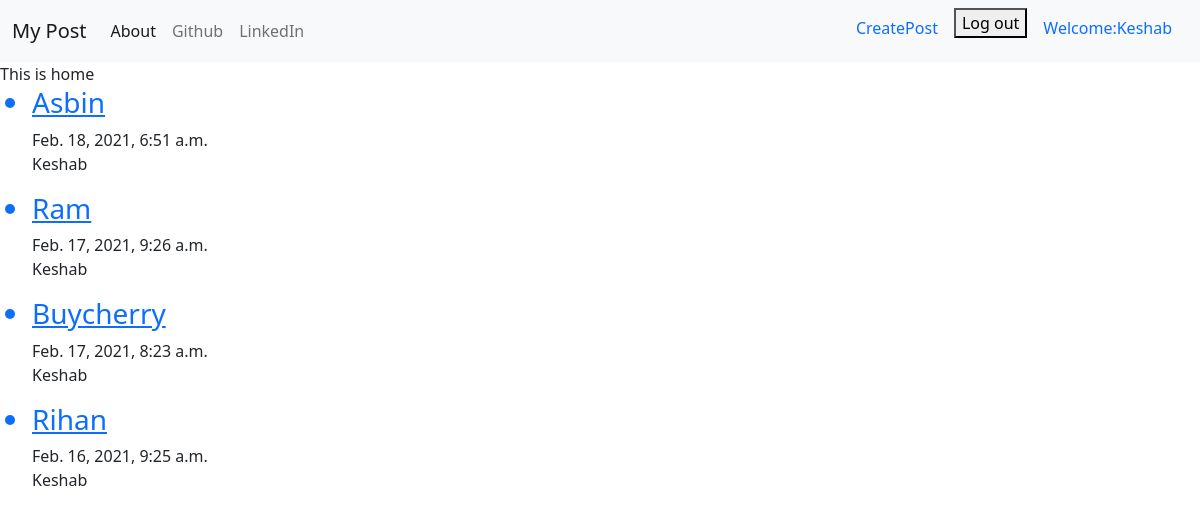
The app's page / (signed in) with its own data.
### blog/models.py (models this page shows, shortened)
class Post(models.Model):
    title = models.CharField(max_length=200)
    text = models.TextField()
    created_date = models.DateTimeField(default=timezone.now)
    published_date=models.DateTimeField(null=True)
    auther= models.ForeignKey(User,on_delete=models.CASCADE)

### blog/views.py (the view)
# urls.py: 2. Add a URL to urlpatterns:  path('', views.home, name='home')
def home(request):
    post=Post.objects.order_by('-created_date')
    return render(request,'blog/home.html',{'post':post})

### blog/templates/blog/home.html
{% extends 'blog/base.html' %}
{% block content %}
This is home
{% for posts in post %}
<ul><a href="{% url 'viewpost' posts.id %}">
<h3><li>{{posts.title}}
</li></h3></a>
{{posts.created_date}}<br>
{{posts.auther}}
</ul>
{% endfor %}
{% endblock  %}

### blog/templates/blog/base.html (shortened to what this page needs)
<html>
<head>
<link href="https://cdn.jsdelivr.net/npm/bootstrap@5.0.0-beta2/dist/css/bootstrap.min.css" rel="stylesheet">
</head>
<body>
<nav class="navbar navbar-expand-lg navbar-light bg-light">
  <div class="container-fluid">
    <a class="navbar-brand" href="{% url 'home' %}">My Post</a>
    <div class="collapse navbar-collapse" id="navbarSupportedContent">
      <ul class="navbar-nav me-auto mb-2 mb-lg-0">
        <li class="nav-item">
          <a class="nav-link active" aria-current="page" href="{% url 'about' %}">About</a>
        </li>
        <li class="nav-item">
          <a class="nav-link" href="https://github.com/" target="_blank">Github</a>
        </li>
        <li class="nav-item">
          <a class="nav-link" href="https://www.linkedin.com/" target="_blank">LinkedIn</a>
        </li>
        </ul>
        {% if user.is_authenticated %}
      <ul class="nav justify-content-end">
        <li class="nav-item ">
          <a class="nav-link" href="{% url 'createpost' %}">CreatePost</a></li>
              <form action="{% url 'logoutuser' %}" method="POST">
                <button type="submit">Log out</button>
              </form>
           <li class="nav-item ">
          <a class="nav-link" href="#">Welcome:{{user.username}}</a></li>
    {% endif %}
</ul>
    </div>
  </div>
</nav>
{% block content %}{% endblock content %}
</body>
</html>

### records on screen
Post: title "Asbin", created_date "Feb. 18, 2021, 6:51 a.m.", auther "Keshab"
Post: title "Ram", created_date "Feb. 17, 2021, 9:26 a.m.", auther "Keshab"
Post: title "Buycherry", created_date "Feb. 17, 2021, 8:23 a.m.", auther "Keshab"
Post: title "Rihan", created_date "Feb. 16, 2021, 9:25 a.m.", auther "Keshab"

### other values on screen
{{ user.username }} "Keshab"
